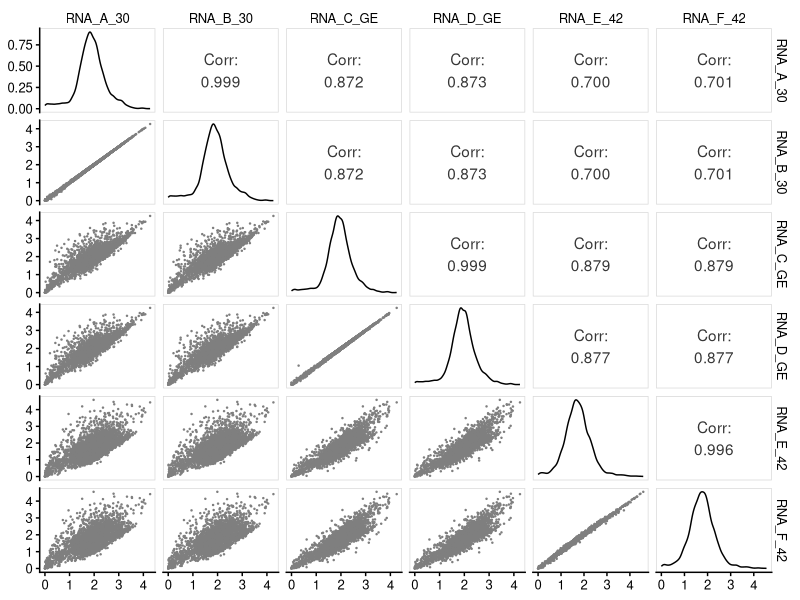
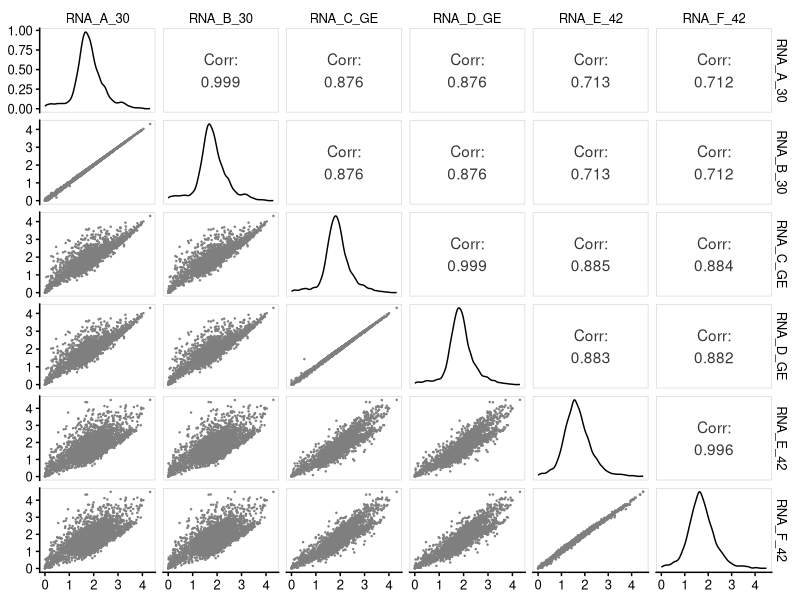
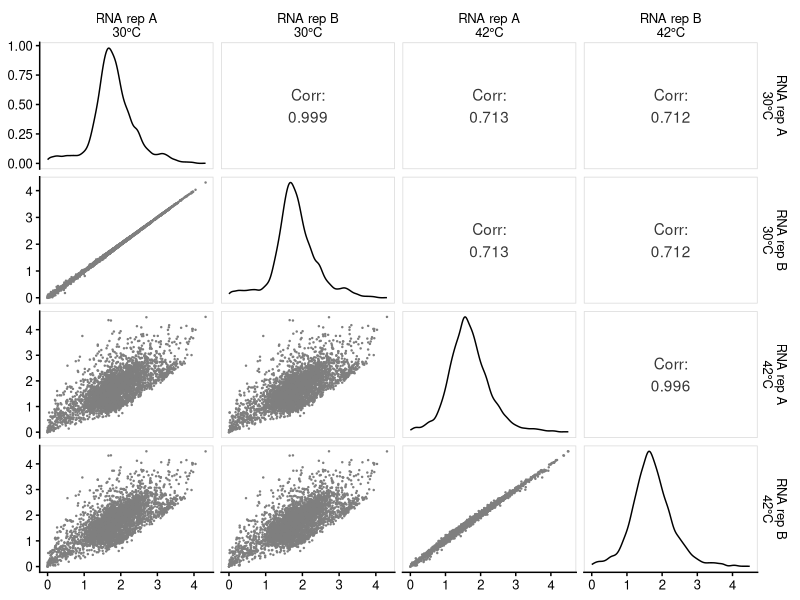
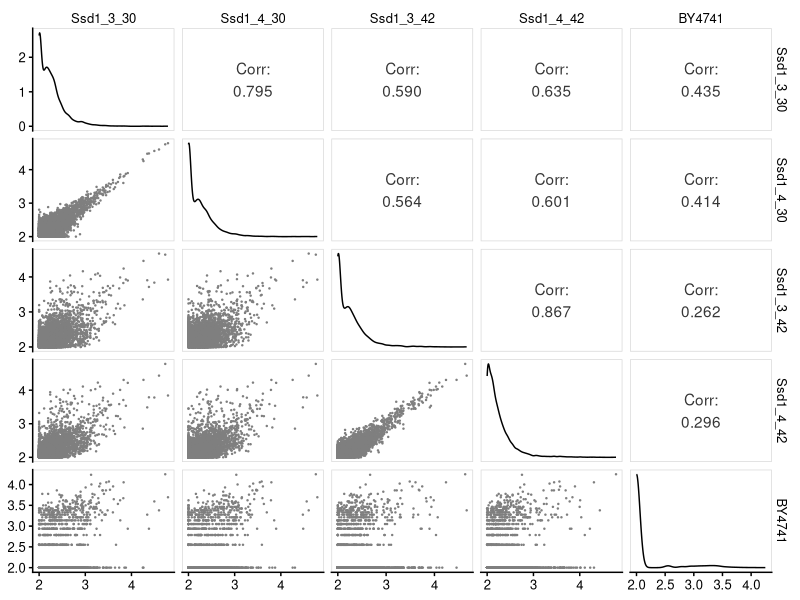
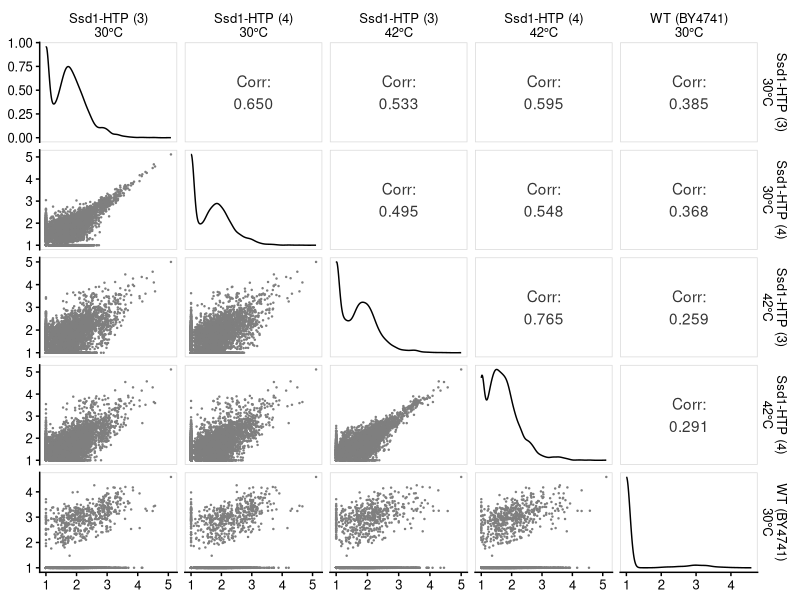
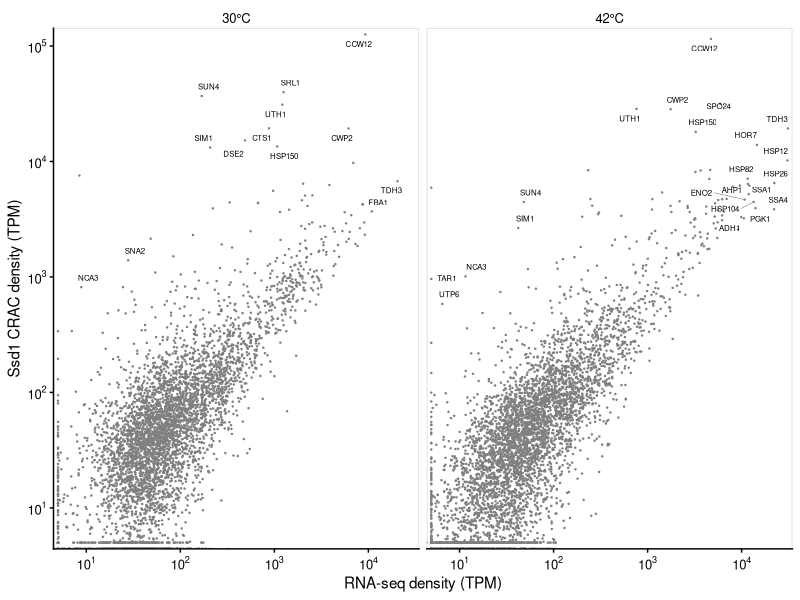
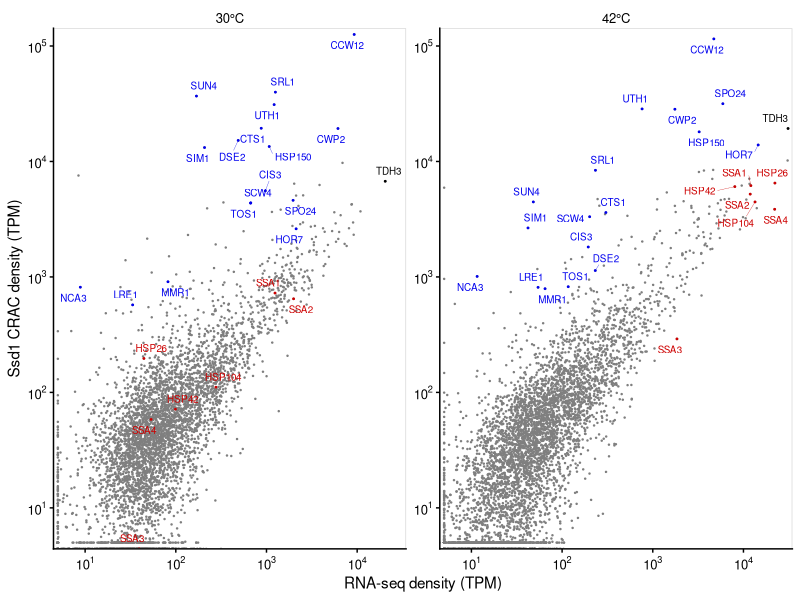
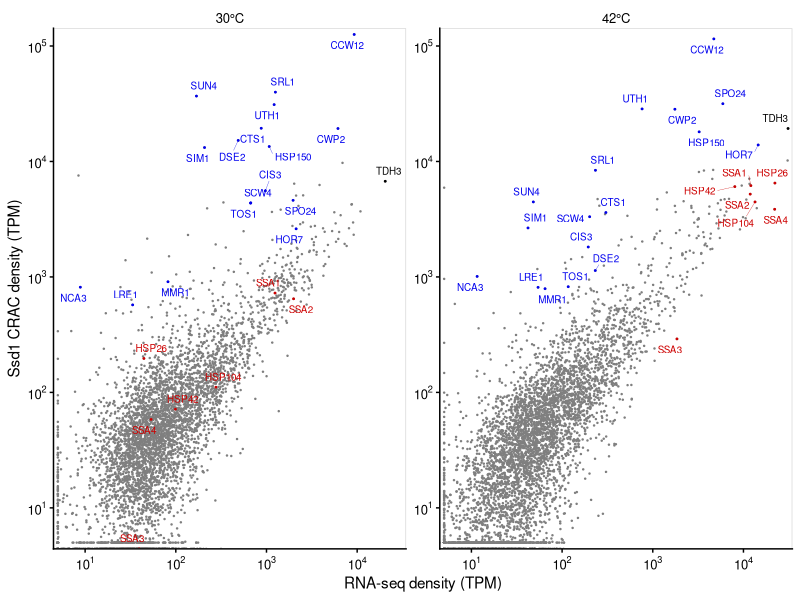

Generate these figures, in order, with R:
## ---- chunk 1
knitr::opts_chunk$set(echo = TRUE, cache=TRUE, warning=FALSE, message=FALSE,
                      cache.path = "cache/normalise_Ssd1_CRAC_counts-",
                      fig.path = "figure/normalise_Ssd1_CRAC_counts-")

library(tidyverse)
library(GGally)
library(cowplot)
theme_set(theme_cowplot(font_size=11) %+replace% 
            theme(strip.background=element_blank(),
                  panel.border = element_rect(color = "grey85", fill = NA)))

# setwd("/homes/ewallac2/Repos/Ssd1_CRACanalysis_2020/rmarkdown")

calc_cpm <- function(x) x / sum(x) * 1e6

calc_tpm <- function(ct,eff_length) {
  # calculate transcripts per million from count and effective length
  dens <- ct / eff_length
  dens_total <- sum(dens, na.rm=TRUE) 
  return( dens / dens_total * 1e6 )
}

log10plusepsilon <- function(x,epsilon=1) log10( x + epsilon )

gene_from_attr <- function(attr_string,
                           before="ID=",gene_str="[\\w-]+",after="_") {
    # pull a gene name from an attribute string
    match_str = paste0(before,gene_str,after)
    attr_string %>%
        str_extract(match_str) %>%
        str_remove(before) %>%
        str_remove(after)
}

scientific_10 <- function(x) {
    xout <- gsub("1e", "10^{", format(x),fixed=TRUE)
    xout <- gsub("{-0", "{-", xout,fixed=TRUE)
    xout <- gsub("{+", "{", xout,fixed=TRUE)
    xout <- gsub("{0", "{", xout,fixed=TRUE)
    xout <- paste(xout,"}",sep="")
    return(parse(text=xout))
}

scale_x_log10_sci <- function(name=waiver(),omag=seq(-10,20),...) {
    breaks10 <- 10^omag
    scale_x_log10(name,breaks=breaks10,labels=scientific_10(breaks10),...)
}

scale_y_log10_sci <- function(name=waiver(),omag=seq(-10,20),...) {
    breaks10 <- 10^omag
    scale_y_log10(name,breaks=breaks10,labels=scientific_10(breaks10),...)
}

scale_loglog <- function(...) {
    list(scale_x_log10_sci(...),scale_y_log10_sci(...))
}

ggpairs_genewise <- function(...) {
  ggpairs( lower = list(continuous = wrap("points", size=0.2,colour="grey50") ),
           upper = list(continuous = wrap("cor",stars = FALSE), 
                        combo = "box_no_facet", discrete = "count", 
                        na ="na"),
           ...)
}
## ---- chunk 2
counts_RNA_stranded <- read_tsv("../results/RNAseq_stressmatched_transcriptcounts.txt",
                                comment = "#")  %>%
  mutate(Gene=gene_from_attr(attributes))

tpms_RNA_stranded <-  counts_RNA_stranded %>% 
  select(Gene, RNA_A_30,RNA_B_30,RNA_C_GE,RNA_D_GE,RNA_E_42,RNA_F_42) %>%
  mutate_if(is.numeric,
            calc_tpm,
            eff_length = counts_RNA_stranded$end - counts_RNA_stranded$start)

# counts_RNA_stranded_select_melt <- 
#   counts_RNA_stranded %>% 
#   select(Type,
#          RNA_A_30,RNA_B_30, 
#          RNA_C_GE,RNA_D_GE, 
#          BY4741) %>%
#   gather(-Type,key=Sample,value=Count) %>%
#   mutate(Sample=factor(Sample,
#                           levels=c("Ssd1_3_30","Ssd1_4_30",
#                                    "Ssd1_3_42","Ssd1_4_42",
#                                 "BY4741"),
#                        labels=c("30C\nrepA","30C\nrepB",
#                                    "42C\nrepA","42C\nrepB",
#                                 "-ctrl")))
## ---- chunk 3
counts_RNA_stranded %>%
  select(RNA_A_30,RNA_B_30,RNA_C_GE,RNA_D_GE,RNA_E_42,RNA_F_42) %>%
  mutate_all(calc_cpm) %>%
  mutate_all(log10plusepsilon) %>%
  ggpairs_genewise()
## ---- chunk 4
tpms_RNA_stranded %>%
  select(RNA_A_30,RNA_B_30,RNA_C_GE,RNA_D_GE,RNA_E_42,RNA_F_42) %>%
  mutate_all(log10plusepsilon,epsilon=1) %>%
  ggpairs_genewise()
## ---- chunk 5
tpms_RNA_stranded %>%
  select("RNA rep A\n30°C" = RNA_A_30,
         "RNA rep B\n30°C" = RNA_B_30,
         "RNA rep A\n42°C" = RNA_E_42,
         "RNA rep B\n42°C" = RNA_F_42) %>%
  mutate_all(log10plusepsilon,epsilon=1) %>%
  ggpairs_genewise()
## ---- chunk 6
counts_Ssd1_stranded <- read_tsv("../Ssd1_CRAC_demult_dedup_20190114_all/multicov_analyses/allsample_transcriptcounts.txt",
                                 comment = "#") %>% 
  mutate(Gene=gene_from_attr(attributes))%>%
  select(Gene,seqname,feature,start,end,attributes,
         Ssd1_3_30 = `20190114_Ssd1_CRAC_trimmed_NNNGTGAGC_SSD1_3_30.bam`,
         Ssd1_4_30 = `20190114_Ssd1_CRAC_trimmed_NNNTGGAGC_SSD1_4_30.bam`,
         Ssd1_3_42 = `20190114_Ssd1_CRAC_trimmed_NNNAGAGC_SSD1_3_42.bam`,
         Ssd1_4_42 = `20190114_Ssd1_CRAC_trimmed_NNNCTAGC_SSD1_4_42.bam`, 
         BY4741 = `20190114_Ssd1_CRAC_trimmed_NNNGACTTAGC_BY4741.bam`) 

# rename: ("Ssd1_3_30","Ssd1_4_30","Ssd1_3_42","Ssd1_4_42", "BY4741"))

tpms_Ssd1_stranded <-  counts_Ssd1_stranded %>% 
  select(Gene, Ssd1_3_30,Ssd1_4_30,Ssd1_3_42,Ssd1_4_42,BY4741) %>%
  mutate_if(is.numeric,
            calc_tpm,
            eff_length = counts_Ssd1_stranded$end - counts_Ssd1_stranded$start)

## ---- chunk 7
counts_Ssd1_stranded
## ---- chunk 8
counts_Ssd1_stranded %>%
  select(Ssd1_3_30,Ssd1_4_30,Ssd1_3_42,Ssd1_4_42,BY4741) %>%
  mutate_all(calc_cpm) %>%
  mutate_all(log10plusepsilon,epsilon=100) %>%
  ggpairs_genewise()
## ---- chunk 9
tpms_Ssd1_stranded %>%
  select("Ssd1-HTP (3)\n30°C" = Ssd1_3_30,
         "Ssd1-HTP (4)\n30°C" = Ssd1_4_30,
         "Ssd1-HTP (3)\n42°C" = Ssd1_3_42,
         "Ssd1-HTP (4)\n42°C" = Ssd1_4_42,
         "WT (BY4741)\n30°C" = BY4741) %>%
  mutate_all(log10plusepsilon,epsilon=10) %>%
  ggpairs_genewise()
## ---- chunk 10
tpms_RNA_melt <- 
  tpms_RNA_stranded %>%
  gather(key="Sample",value="TPM",-Gene) 

tpms_RNA_melt %>% group_by(Sample) %>% summarize(TPM=sum(TPM))

tpms_Ssd1_melt <- 
  tpms_Ssd1_stranded %>%
  gather(key="Sample",value="TPM",-Gene)

tpms_Ssd1_melt  %>% group_by(Sample) %>% summarize(TPM=sum(TPM))
## ---- chunk 11
scer_mrna_prot <- read_tsv("../input_annotation/scer-mrna-protein-absolute-estimate.txt",
                           comment="#") %>%
  rename(Gene=orf,Name=gene)

tpm_RNA_bycondition <- 
  tpms_RNA_melt %>%
  separate(Sample,c("SType","Rep","Condition")) %>%
  group_by(Gene,Condition) %>%
  summarize(TPM.mean = mean(TPM,na.rm=TRUE))

tpm_Ssd1_bycondition <- 
  tpms_Ssd1_melt %>%
  separate(Sample,c("SType","Rep","Condition")) %>%
  group_by(Gene,Condition) %>%
  summarize(TPM.mean = mean(TPM,na.rm=TRUE))

tpm_join_bycondition <-
  full_join( tpm_RNA_bycondition %>% filter(Condition %in% c("30","42")),
              tpm_Ssd1_bycondition %>% filter(Condition %in% c("30","42")),
              by=c("Gene","Condition"),
              suffix=c(".RNA",".Ssd1")) %>%
  mutate(ratio.Ssd1.RNA = TPM.mean.Ssd1/TPM.mean.RNA) %>%
  left_join(scer_mrna_prot %>% select(Gene,Name)) %>%
  mutate(Condition = factor(Condition,
                            levels = c("30","42"),
                            labels = c("30°C","42°C"))
  ) %>%
  select(Gene,Name,Condition,
         TPM.RNA=TPM.mean.RNA,TPM.Ssd1=TPM.mean.Ssd1,
         ratio.Ssd1.RNA)
## ---- chunk 12
tpm_join_bycondition
## ---- chunk 13
ggplot(data=tpm_join_bycondition,aes(x=TPM.RNA,y=TPM.Ssd1)) +
  geom_point(size=0.2,colour="grey50") +
  ggrepel::geom_text_repel(
    data=
      tpm_join_bycondition %>%
      filter(TPM.RNA > 10000 | TPM.Ssd1 > 10000 | 
               (ratio.Ssd1.RNA > 50 & TPM.Ssd1 > 500) ),
    aes(label=Name),size=2,
    label.padding=0.02,segment.size=0.1,force=0.1,
    # set random number seed so the labels go in the same place every time
    seed = 42) + 
  scale_x_log10_sci("RNA-seq density (TPM)",
                limits=c(5,max(tpm_join_bycondition$TPM.RNA)),
                oob=scales::squish,expand=c(0.01,0.01)) +
  scale_y_log10_sci("Ssd1 CRAC density (TPM)",
                limits=c(5,max(tpm_join_bycondition$TPM.Ssd1)),
                oob=scales::squish,expand=c(0.01,0.01)) +
  facet_wrap(~Condition)
## ---- chunk 14
tpm_join_bycondition %>%
  filter(Condition=="30°C",TPM.RNA > 20) %>%
  arrange(desc(ratio.Ssd1.RNA))

tpm_join_bycondition %>%
  filter(Condition=="42°C",TPM.RNA > 20) %>%
  arrange(desc(ratio.Ssd1.RNA))
## ---- chunk 15
Ssd1_targets_TPMratio4x_30C <- 
  tpm_join_bycondition %>%
  filter(Condition=="30°C",TPM.RNA > 20, ratio.Ssd1.RNA > 4) %>%
  arrange(desc(ratio.Ssd1.RNA)) 

write_tsv(x = Ssd1_targets_TPMratio4x_30C %>%
            select(-Condition) %>%
            mutate_if(is.numeric, round, digits = 3),
          path="../results/Ssd1_targets_TPMratio4x_30C.txt")

Ssd1_targets_TPMratio4x_42C <- 
  tpm_join_bycondition %>%
  filter(Condition=="42°C",TPM.RNA > 20, ratio.Ssd1.RNA > 4) %>%
  arrange(desc(ratio.Ssd1.RNA))

write_tsv(x = Ssd1_targets_TPMratio4x_42C %>%
            select(-Condition) %>%
            mutate_if(is.numeric, round, digits = 3),
          path="../results/Ssd1_targets_TPMratio4x_42C.txt")
## ---- chunk 16
Ssd1_targets_TPMratio4x_42C %>% 
  filter(! Gene %in% Ssd1_targets_TPMratio4x_30C$Gene)
## ---- chunk 17
Ssd1_targets_TPMratio4x_30C %>% 
  filter(! Gene %in% Ssd1_targets_TPMratio4x_42C$Gene)
## ---- chunk 18
tpm_join_bycondition %>%
  filter(Condition=="42°C") %>%
  arrange(desc(TPM.RNA))
## ---- chunk 19
tpm_join_bycondition %>%
  filter(Condition=="42°C",ratio.Ssd1.RNA > 2) %>%
  arrange(desc(TPM.RNA))
## ---- chunk 20
Ssd1_targets_select <- c("CTS1", "DSE2", "SIM1", "SUN4", "TOS1", "UTH1", "HSP150", "SCW4", "LRE1", "SRL1", "CCW12", "NCA3", "CIS3", "MMR1", "CWP2", "HOR7", "SPO24")

HSPs_select <- c("HSP26","HSP42","HSP104","SSA1","SSA2","SSA3","SSA4")

Abundant_genes_select <- c("TDH3")

select_genetype_df <- bind_rows(
  tibble(GType = "Ssd1_target", Name = Ssd1_targets_select),
  tibble(GType = "HSPs_select", Name = HSPs_select),
  tibble(GType = "Abundant", Name = Abundant_genes_select)
)
scale_colour_gtype <-
  scale_colour_manual(values = c(Ssd1_target = "blue2",
                                 HSPs_select = "red3",
                                 Abundant = "black") 
                      )

plot_Ssd1_vs_RNA_colourlabels <- 
ggplot(data=tpm_join_bycondition,aes(x=TPM.RNA,y=TPM.Ssd1)) +
  geom_point(size=0.2,colour="grey50") +
  geom_point(
    data = left_join(select_genetype_df,
                     tpm_join_bycondition),
    aes(label=Name,colour=GType),
    size=0.3) + 
  ggrepel::geom_text_repel(
    data = left_join(select_genetype_df,
                     tpm_join_bycondition),
    aes(label=Name,colour=GType),
    size=2.5,segment.size=0.1,force=0.15,min.segment.length=0.2,
    # set random number seed so the labels go in the same place every time
    seed = 41) + 
  scale_colour_gtype + theme(legend.position = "none") + 
  scale_x_log10_sci("RNA-seq density (TPM)",
                limits=c(5,max(tpm_join_bycondition$TPM.RNA)),
                oob=scales::squish,expand=c(0.01,0.01)) +
  scale_y_log10_sci("Ssd1 CRAC density (TPM)",
                limits=c(5,max(tpm_join_bycondition$TPM.Ssd1)),
                oob=scales::squish,expand=c(0.01,0.01)) +
  facet_wrap(~Condition,scales="free_y")
plot_Ssd1_vs_RNA_colourlabels

ggsave("../figure_out/Ssd1CRAC_vs_RNAseq_TPM_colourlabels.pdf",
       plot_Ssd1_vs_RNA_colourlabels, width = 6, height = 3.2)
## ---- chunk 21
sessionInfo()
